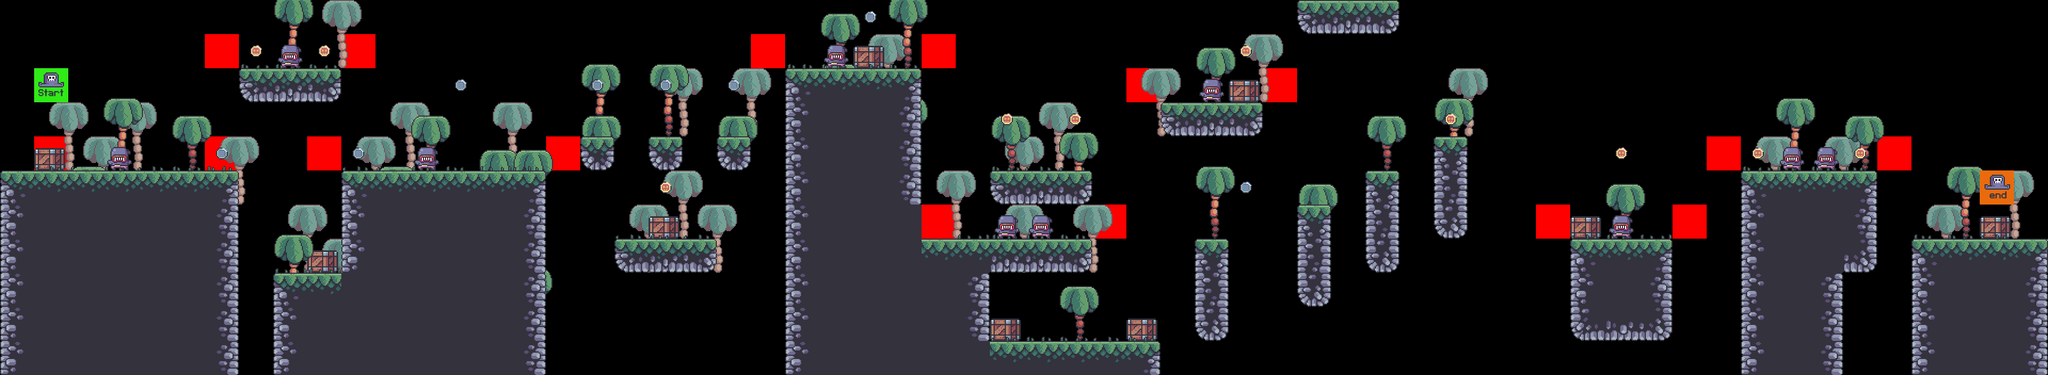

Tiled map render using the project's own tile images. Description and the map definition, with tile-layer contents summarised, below:
An orthogonal 60x11 tile map with 64x64 px tiles, 9 tile layers (constraints, bg_palms, crates, grass, ...), 7 tilesets.

<map version="1.9" tiledversion="1.9.1" orientation="orthogonal" renderorder="right-down" width="60" height="11" tilewidth="64" tileheight="64" infinite="0" nextlayerid="10" nextobjectid="1">
 <editorsettings>
  <export target="../0/level_0.csv" format="csv" />
 </editorsettings>
 <tileset firstgid="1" source="terrain_tiles.tsx" />
 <tileset firstgid="17" source="coin_tiles.tsx" />
 <tileset firstgid="19" source="grass.tsx" />
 <tileset firstgid="24" source="Palms.tsx" />
 <tileset firstgid="27" source="crates.tsx" />
 <tileset firstgid="28" source="setup_tiles.tsx" />
 <tileset firstgid="30" source="enemies.tsx" />
 <layer id="9" name="constraints" width="60" height="11">
  <data>[660 cells, 21 non-empty, 2 distinct tile ids]</data>
 </layer>
 <layer id="5" name="bg_palms" width="60" height="11">
  <data>[660 cells, 28 non-empty, 3 distinct tile ids]</data>
 </layer>
 <layer id="6" name="crates" width="60" height="11">
  <data>[660 cells, 9 non-empty, 1 distinct tile ids]</data>
 </layer>
 <layer id="3" name="grass" width="60" height="11">
  <data>[660 cells, 47 non-empty, 5 distinct tile ids]</data>
 </layer>
 <layer id="4" name="fg_palms" width="60" height="11">
  <data>[660 cells, 30 non-empty, 3 distinct tile ids]</data>
 </layer>
 <layer id="1" name="terrain" width="60" height="11">
  <data>[660 cells, 212 non-empty, 16 distinct tile ids]</data>
 </layer>
 <layer id="2" name="coins" width="60" height="11">
  <data>[660 cells, 18 non-empty, 2 distinct tile ids]</data>
 </layer>
 <layer id="8" name="enemies" width="60" height="11">
  <data>[660 cells, 10 non-empty, 1 distinct tile ids]</data>
 </layer>
 <layer id="7" name="player" width="60" height="11">
  <data>[660 cells, 2 non-empty, 2 distinct tile ids]</data>
 </layer>
</map>
